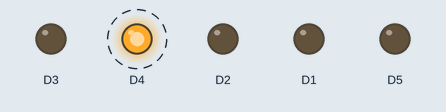
A sketch run on a simulated ESP8266 (NodeMCU). Shown: output pins drawn as LEDs (lit = HIGH). Dashed ring = blinking. Uploads are accepted with an empty reply; what the sketch prints to the serial monitor is not drawn.

Above: at 2.8 s.
Timing chart, 0 to 5.2 s (numbered marks = the images above):
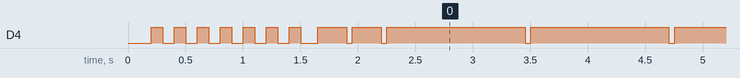

The sketch:

r3_cables.ino
```cpp
#include <Arcana3.h>

Arcana3 arcana("cables", true);

int counter = 0;
bool isReset = false;
byte i = 0;

void setup() {
  pinMode(D1, OUTPUT);
  pinMode(D2, OUTPUT);
  pinMode(D3, OUTPUT);
  pinMode(D5, OUTPUT);
  pinMode(D6, INPUT_PULLUP);
  Serial.begin(115200);
  reset();
  arcana.init();
  delay(50);
  arcana.configurar();
  delay(50);
}

void loop() {
  String valores = "";
  if (counter == 0) {
    arcana.conectar();
    counter = 50;

    if (arcana.status == 0 && !isReset) {
    }
    if (arcana.status == 1) {
    }
    if (arcana.status == 3 && !isReset) {
    }

  }
  counter--;

  if (arcana.status == 2) {
    isReset = false;

    for (i = 0; i < 12; i++) {
      setPos(i);
      valores += (digitalRead(D6)) ? String("0") : String("1");

      if (i%3 == 2 && i<10) {
        valores += String(" ");
      }
    }

  }

  String estado = "";
  estado += "&Valores=" + valores;
  arcana.estado(estado);


  ///////////////////////////////
  delay(20);
}

void setPos(int n) {
  digitalWrite(D1, bitRead(n, 0));
  digitalWrite(D2, bitRead(n, 1));
  digitalWrite(D3, bitRead(n, 2));
  digitalWrite(D5, bitRead(n, 3));
  delay(5);
}

void reset() {
  digitalWrite(D1, LOW);
  digitalWrite(D2, LOW);
  digitalWrite(D3, LOW);
  digitalWrite(D5, LOW);
  isReset = true;
}
```

Measured:
- by itself, D4: HIGH → LOW at 0.30 s, → HIGH 0.10 s later, → LOW 0.10 s later, → HIGH 0.10 s later, … (222 changes in this stretch)
